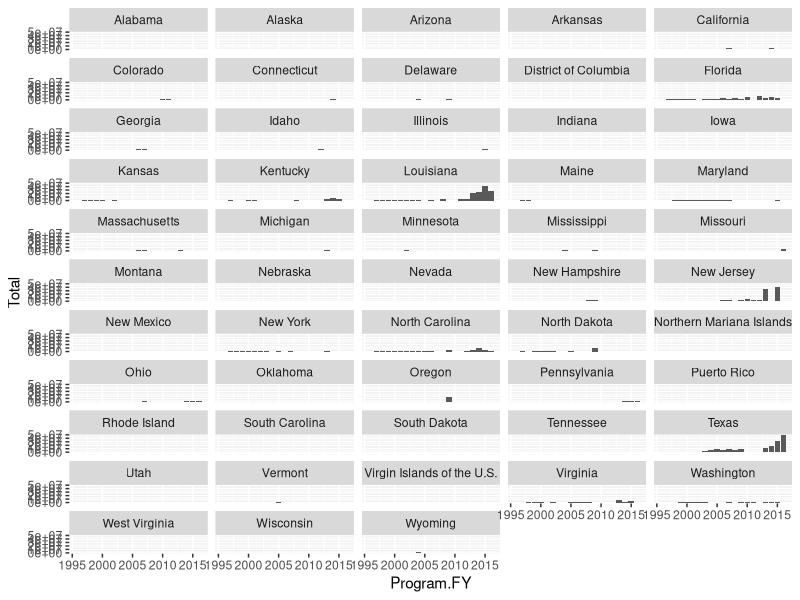
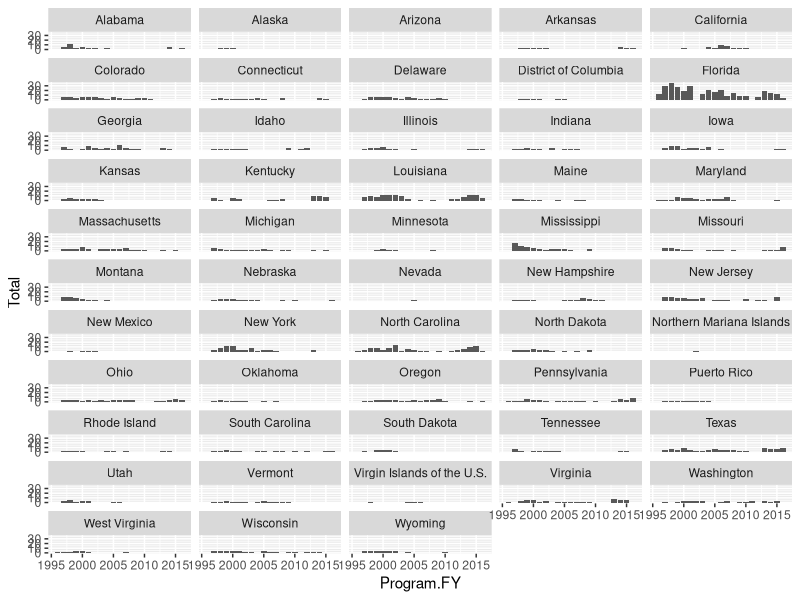

These figures' R source, in order:
library(tidyverse)
library(readxl)

# FLOOD MITIGATION ASSISTANCE GRANTS BY STATE TIMELINE

grants <- read_excel("data/FEMA_HMA_FMA_grants7.14.17.xlsx", sheet=3, skip=2)
colnames(grants) <- make.names(colnames(grants))
grants <- select(grants, -Federal.Share.Obligated)

# STATUS TYPES
## Closed - FEMA will close out the grant award when it determines that all applicable administrative actions and all required work of the EMPG Program award have been completed by the recipient. 
## Approved -
## Awarded - 
## Completed - 
## Obligated - 


grants_total <- read_excel("data/FEMA_HMA_FMA_grants7.14.17.xlsx", sheet=3, range=cell_cols(17:18),
                           col_types=c("numeric", "text" ), skip=2)

colnames(grants_total) <- make.names(colnames(grants_total))
grants_total <- select(grants_total, -Cost.Share.Percentage)

grants <- cbind(grants, grants_total)

grants_ys_sum <- grants %>% 
  group_by(State, Program.FY) %>% 
  summarize(Total=sum(as.numeric(Federal.Share.Obligated)))

ggplot(grants_ys_sum, aes(Program.FY, Total)) +
  geom_bar(stat="identity") +
  facet_wrap(~State, ncol=5)

grants_ys_count <- grants %>% 
  group_by(State, Program.FY) %>% 
  summarize(Total=n())

ggplot(grants_ys_count, aes(Program.FY, Total)) +
  geom_bar(stat="identity") +
  facet_wrap(~State, ncol=5)

texas_grants <- filter(grants, State=="Texas")
harris_houston <- filter(texas_grants, grepl("Harris", Project.Title) | grepl("HARRIS", Project.Counties) | grepl("Harris", Subgrantee))
